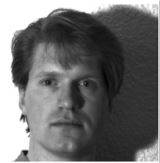
#> input picture images/person.JPG, 160 x 163 px, found by its file name
$ python Translation.py
#> lines starting #> are read from the running program, lines starting #| are printed output that depends on the picture
import cv2
import numpy as np

image_Path = "images\person.jpg"
image = cv2.imread(image_Path, cv2.IMREAD_GRAYSCALE)
#> image is the input picture: shape (163, 160); min 0, max 255, mean 111.2
cv2.imshow("Imagem Original", image)
cv2.waitKey(0)

# Matriz de translação
translationMatrix = np.float32([[1, 0, 50], # Mover 50 pixels ao longo do eixo X (para a direita)
                                [0, 1, 20]]) # Mover 20 pixels ao longo do eixo Y (para baixo)

# Mover a imagem
movedImage = cv2.warpAffine(image, translationMatrix, (image.shape[1], image.shape[0]))
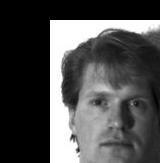
#> movedImage: shape (163, 160); min 0, max 255, mean 76.6

cv2.imshow("Imagem transladada", movedImage)
cv2.waitKey(0)

$ run again, with images/CT.JPG copied over images/person.JPG
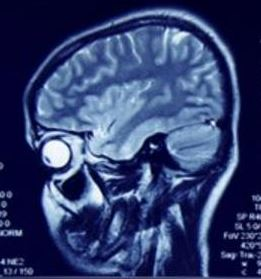
#> input picture images/CT.JPG, 261 x 279 px, found by its file name
#> `image = cv2.imread(image_Path, cv2.IMREAD_GRAYSCALE)`:
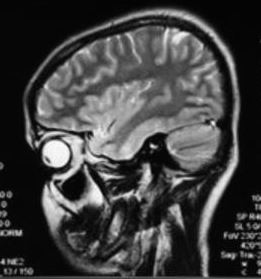
#> image: shape (279, 261); min 0, max 255, mean 65.5
#> `movedImage = cv2.warpAffine(image, translationMatrix, (image.shape[1],..`:
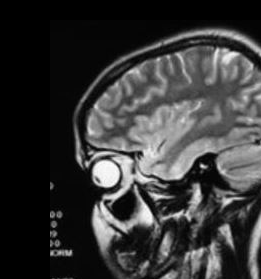
#> movedImage: shape (279, 261); min 0, max 255, mean 55.4
